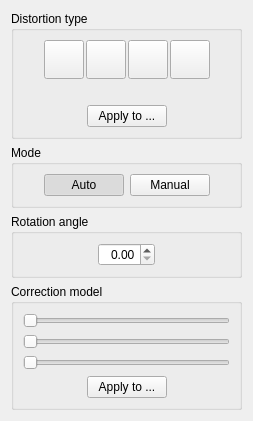
<?xml version="1.0" encoding="UTF-8"?>
<ui version="4.0">
 <class>DeskewOptionsWidget</class>
 <widget class="QWidget" name="DeskewOptionsWidget">
  <property name="geometry">
   <rect>
    <x>0</x>
    <y>0</y>
    <width>253</width>
    <height>396</height>
   </rect>
  </property>
  <property name="windowTitle">
   <string>Form</string>
  </property>
  <layout class="QVBoxLayout" name="verticalLayout_2">
   <item>
    <widget class="QGroupBox" name="groupBox">
     <property name="title">
      <string>Distortion type</string>
     </property>
     <layout class="QVBoxLayout" name="verticalLayout">
      <item>
       <layout class="QHBoxLayout" name="horizontalLayout_2">
        <property name="spacing">
         <number>2</number>
        </property>
        <item>
         <spacer name="horizontalSpacer">
          <property name="orientation">
           <enum>Qt::Horizontal</enum>
          </property>
          <property name="sizeHint" stdset="0">
           <size>
            <width>1</width>
            <height>20</height>
           </size>
          </property>
         </spacer>
        </item>
        <item>
         <widget class="QToolButton" name="noDistortionButton">
          <property name="toolTip">
           <string>No distortion</string>
          </property>
          <property name="text">
           <string/>
          </property>
          <property name="iconSize">
           <size>
            <width>32</width>
            <height>32</height>
           </size>
          </property>
          <property name="checkable">
           <bool>true</bool>
          </property>
          <property name="autoExclusive">
           <bool>true</bool>
          </property>
         </widget>
        </item>
        <item>
         <widget class="QToolButton" name="rotationDistortionButton">
          <property name="toolTip">
           <string>Page skew</string>
          </property>
          <property name="text">
           <string/>
          </property>
          <property name="iconSize">
           <size>
            <width>32</width>
            <height>32</height>
           </size>
          </property>
          <property name="checkable">
           <bool>true</bool>
          </property>
          <property name="autoExclusive">
           <bool>true</bool>
          </property>
         </widget>
        </item>
        <item>
         <widget class="QToolButton" name="perspectiveDistortionButton">
          <property name="toolTip">
           <string>Keystoning</string>
          </property>
          <property name="text">
           <string/>
          </property>
          <property name="iconSize">
           <size>
            <width>32</width>
            <height>32</height>
           </size>
          </property>
          <property name="checkable">
           <bool>true</bool>
          </property>
          <property name="autoExclusive">
           <bool>true</bool>
          </property>
         </widget>
        </item>
        <item>
         <widget class="QToolButton" name="warpDistortionButton">
          <property name="toolTip">
           <string>Curved lines</string>
          </property>
          <property name="text">
           <string/>
          </property>
          <property name="iconSize">
           <size>
            <width>32</width>
            <height>32</height>
           </size>
          </property>
          <property name="checkable">
           <bool>true</bool>
          </property>
          <property name="autoExclusive">
           <bool>true</bool>
          </property>
         </widget>
        </item>
        <item>
         <spacer name="horizontalSpacer_2">
          <property name="orientation">
           <enum>Qt::Horizontal</enum>
          </property>
          <property name="sizeHint" stdset="0">
           <size>
            <width>1</width>
            <height>20</height>
           </size>
          </property>
         </spacer>
        </item>
       </layout>
      </item>
      <item>
       <widget class="QLabel" name="emptyLabel">
        <property name="text">
         <string></string>
        </property>
         <property name="alignment">
          <set>Qt::AlignCenter</set>
         </property>
       </widget>
      </item>
      <item>
       <layout class="QHBoxLayout" name="horizontalLayout">
        <item>
         <spacer name="horizontalSpacer_9">
          <property name="orientation">
           <enum>Qt::Horizontal</enum>
          </property>
          <property name="sizeHint" stdset="0">
           <size>
            <width>38</width>
            <height>18</height>
           </size>
          </property>
         </spacer>
        </item>
        <item>
         <widget class="QPushButton" name="applyDistortionTypeBtn">
          <property name="text">
           <string>Apply to ...</string>
          </property>
         </widget>
        </item>
        <item>
         <spacer name="horizontalSpacer_10">
          <property name="orientation">
           <enum>Qt::Horizontal</enum>
          </property>
          <property name="sizeHint" stdset="0">
           <size>
            <width>28</width>
            <height>18</height>
           </size>
          </property>
         </spacer>
        </item>
       </layout>
      </item>
     </layout>
    </widget>
   </item>
   <item>
    <widget class="QGroupBox" name="autoManualPanel">
     <property name="title">
      <string>Mode</string>
     </property>
     <layout class="QHBoxLayout" name="horizontalLayout_4">
      <item>
       <spacer>
        <property name="orientation">
         <enum>Qt::Horizontal</enum>
        </property>
        <property name="sizeHint" stdset="0">
         <size>
          <width>8</width>
          <height>20</height>
         </size>
        </property>
       </spacer>
      </item>
      <item>
       <widget class="QPushButton" name="autoBtn">
        <property name="text">
         <string>Auto</string>
        </property>
        <property name="checkable">
         <bool>true</bool>
        </property>
        <property name="checked">
         <bool>true</bool>
        </property>
        <property name="autoExclusive">
         <bool>true</bool>
        </property>
       </widget>
      </item>
      <item>
       <widget class="QPushButton" name="manualBtn">
        <property name="text">
         <string>Manual</string>
        </property>
        <property name="checkable">
         <bool>true</bool>
        </property>
        <property name="autoExclusive">
         <bool>true</bool>
        </property>
       </widget>
      </item>
      <item>
       <spacer>
        <property name="orientation">
         <enum>Qt::Horizontal</enum>
        </property>
        <property name="sizeHint" stdset="0">
         <size>
          <width>8</width>
          <height>20</height>
         </size>
        </property>
       </spacer>
      </item>
     </layout>
    </widget>
   </item>
   <item>
    <widget class="QGroupBox" name="rotationPanel">
     <property name="title">
      <string>Rotation angle</string>
     </property>
     <layout class="QHBoxLayout" name="horizontalLayout_3">
      <item>
       <spacer>
        <property name="orientation">
         <enum>Qt::Horizontal</enum>
        </property>
        <property name="sizeHint" stdset="0">
         <size>
          <width>65</width>
          <height>20</height>
         </size>
        </property>
       </spacer>
      </item>
      <item>
       <widget class="QDoubleSpinBox" name="angleSpinBox">
        <property name="alignment">
         <set>Qt::AlignRight|Qt::AlignTrailing|Qt::AlignVCenter</set>
        </property>
        <property name="singleStep">
         <double>0.010000000000000</double>
        </property>
       </widget>
      </item>
      <item>
       <spacer>
        <property name="orientation">
         <enum>Qt::Horizontal</enum>
        </property>
        <property name="sizeHint" stdset="0">
         <size>
          <width>65</width>
          <height>20</height>
         </size>
        </property>
       </spacer>
      </item>
     </layout>
    </widget>
   </item>
   <item>
    <widget class="QGroupBox" name="depthPerceptionPanel">
     <property name="title">
      <string>Correction model</string>
     </property>
     <layout class="QVBoxLayout" name="verticalLayout_8">
      <item>
       <widget class="QSlider" name="depthPerceptionSlider">
        <property name="toolTip">
         <string>Depth perception</string>
        </property>
        <property name="minimum">
         <number>100</number>
        </property>
        <property name="maximum">
         <number>300</number>
        </property>
        <property name="pageStep">
         <number>5</number>
        </property>
        <property name="value">
         <number>100</number>
        </property>
        <property name="orientation">
         <enum>Qt::Horizontal</enum>
        </property>
       </widget>
      </item>
      <item>
       <widget class="QSlider" name="correctCurvesSlider">
        <property name="toolTip">
         <string>Middle curves</string>
        </property>
        <property name="minimum">
         <number>100</number>
        </property>
        <property name="maximum">
         <number>300</number>
        </property>
        <property name="pageStep">
         <number>5</number>
        </property>
        <property name="value">
         <number>100</number>
        </property>
        <property name="orientation">
         <enum>Qt::Horizontal</enum>
        </property>
       </widget>
      </item>
      <item>
       <widget class="QSlider" name="correctAngleSlider">
        <property name="toolTip">
         <string>Middle angle</string>
        </property>
        <property name="minimum">
         <number>100</number>
        </property>
        <property name="maximum">
         <number>300</number>
        </property>
        <property name="pageStep">
         <number>5</number>
        </property>
        <property name="value">
         <number>100</number>
        </property>
        <property name="orientation">
         <enum>Qt::Horizontal</enum>
        </property>
       </widget>
      </item>
      <item>
       <layout class="QHBoxLayout" name="horizontalLayout_10">
        <item>
         <spacer name="horizontalSpacer_3">
          <property name="orientation">
           <enum>Qt::Horizontal</enum>
          </property>
          <property name="sizeHint" stdset="0">
           <size>
            <width>40</width>
            <height>20</height>
           </size>
          </property>
         </spacer>
        </item>
        <item>
         <widget class="QPushButton" name="applyDepthPerceptionBtn">
          <property name="text">
           <string>Apply to ...</string>
          </property>
         </widget>
        </item>
        <item>
         <spacer name="horizontalSpacer_4">
          <property name="orientation">
           <enum>Qt::Horizontal</enum>
          </property>
          <property name="sizeHint" stdset="0">
           <size>
            <width>40</width>
            <height>20</height>
           </size>
          </property>
         </spacer>
        </item>
       </layout>
      </item>
     </layout>
    </widget>
   </item>
   <item>
    <spacer>
     <property name="orientation">
      <enum>Qt::Vertical</enum>
     </property>
     <property name="sizeHint" stdset="0">
      <size>
       <width>20</width>
       <height>1</height>
      </size>
     </property>
    </spacer>
   </item>
  </layout>
 </widget>
 <resources/>
 <connections/>
</ui>
